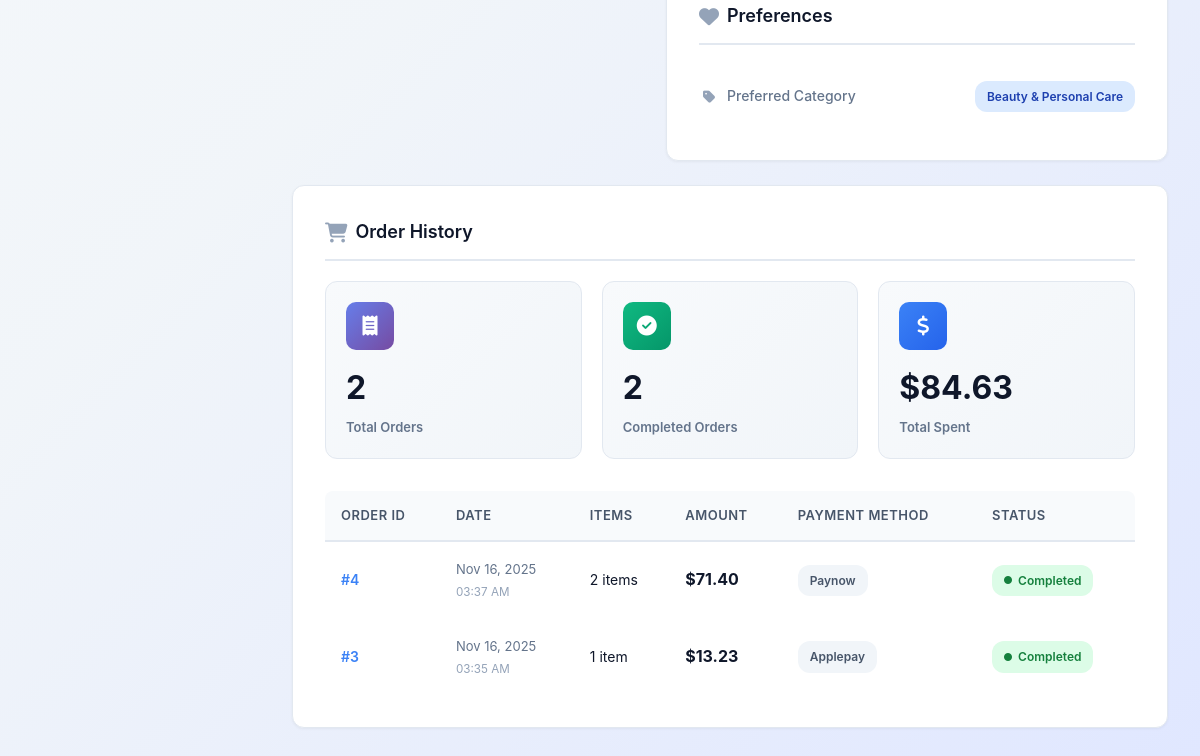
Page /adminpanel/customers/125/ (signed in, lower part) on the earlier database version.
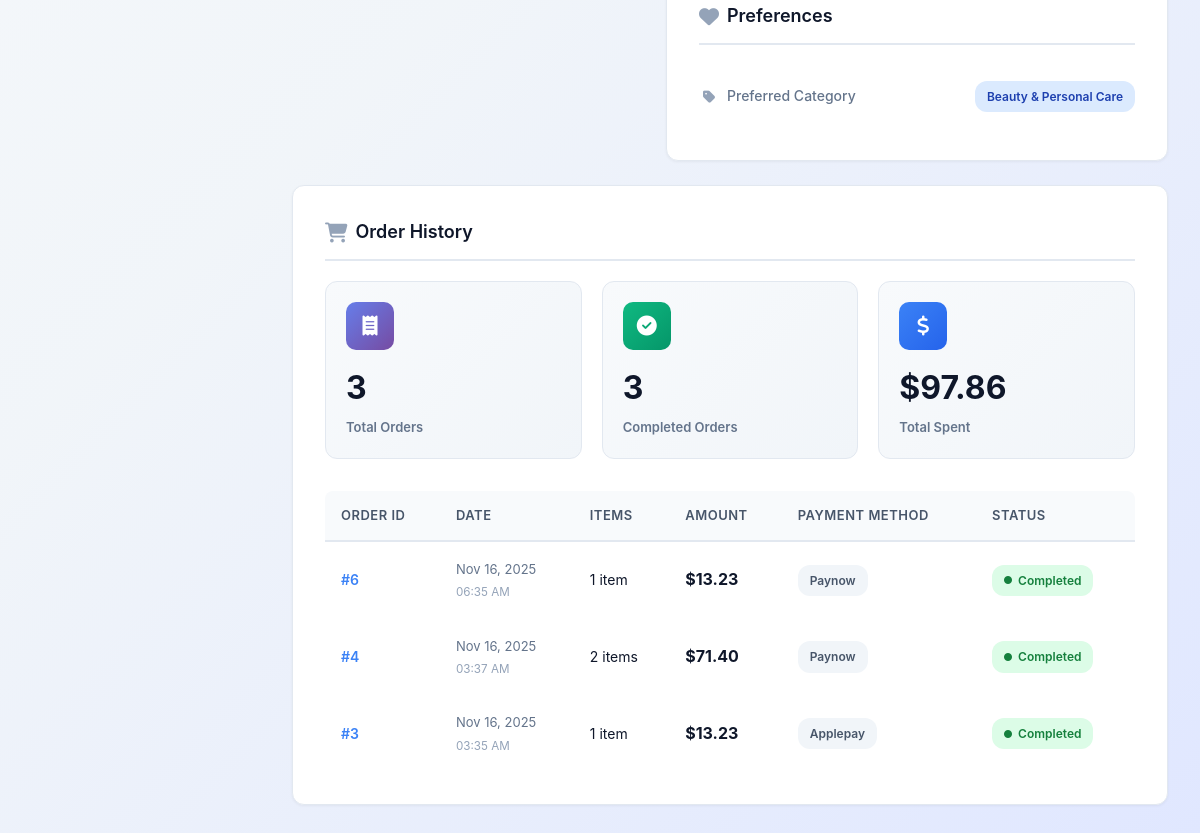
Same page on the later database version.
### storefront/models.py (models this page shows, shortened)
class Order(models.Model):
    customer = models.ForeignKey(Customer, on_delete=models.CASCADE)
    created_at = models.DateTimeField(auto_now_add=True)
    completed = models.BooleanField(default=False)
    total_amount = models.DecimalField(max_digits=10, decimal_places=2, default=0.00)
    shipping_address = models.TextField(blank=True, null=True)
    payment_method = models.CharField(max_length=50, default='card')

### adminpanel/views/customer_views.py (the view)
# urls.py: path('customers/<int:pk>/', customer_views.customer_detail, name='customer_detail'),
@login_required(login_url='adminpanel:login')
@user_passes_test(is_staff_user, login_url='adminpanel:login')
def customer_detail(request, pk):
    customer = get_object_or_404(Customer, pk=pk)
    orders = Order.objects.filter(customer=customer).order_by('-created_at')
    total_orders = orders.count()
    total_spent = orders.aggregate(total=Sum('total_amount'))['total'] or 0
    completed_orders = orders.filter(completed=True).count()
    context = {
        'customer': customer,
        'orders': orders,
        'total_orders': total_orders,
        'total_spent': total_spent,
        'completed_orders': completed_orders,
    }
    return render(request, 'adminpanel/customer/customer_detail.html', context)

### adminpanel/views/customer_views.py (called while the page is built)
def is_staff_user(user):
    return user.is_authenticated and user.is_staff

### storefront/views.py (called while the page is built)
def cart_count(request):
    cart = request.session.get('cart', {})
    total_items = sum(int(qty) for qty in cart.values())
    return {
        'cart_count': total_items
    }

### adminpanel/templates/adminpanel/customer/customer_detail.html (shortened to what this page needs)
{% extends "adminpanel/base.html" %}
{% block content %}
<div class="content-grid">
    <div class="details-card">
        <div class="section-title" style="margin-top: 32px;">
            <i class="fas fa-heart"></i>
            Preferences
        </div>
        <ul class="detail-list">
            <li class="detail-item">
                <span class="detail-label">
                    <i class="fas fa-tag"></i>
                    Preferred Category
                </span>
                <span class="detail-value">
                    {% if customer.preferred_category %}
                    <span class="badge badge-primary">{{ customer.preferred_category.name }}</span>
                    {% else %}
                    <span class="text-muted">Not specified</span>
                    {% endif %}
                </span>
            </li>
        </ul>
    </div>
</div>
<div class="orders-section">
    <div class="section-title">
        <i class="fas fa-shopping-cart"></i>
        Order History
    </div>
    <div class="stats-grid">
        <div class="stat-card">
            <div class="stat-icon purple">
                <i class="fas fa-receipt"></i>
            </div>
            <div class="stat-value">{{ total_orders }}</div>
            <div class="stat-label">Total Orders</div>
        </div>
        <div class="stat-card">
            <div class="stat-icon green">
                <i class="fas fa-check-circle"></i>
            </div>
            <div class="stat-value">{{ completed_orders }}</div>
            <div class="stat-label">Completed Orders</div>
        </div>
        <div class="stat-card">
            <div class="stat-icon blue">
                <i class="fas fa-dollar-sign"></i>
            </div>
            <div class="stat-value">${{ total_spent|floatformat:2 }}</div>
            <div class="stat-label">Total Spent</div>
        </div>
    </div>
    {% if orders %}
    <table class="orders-table">
        <thead>
            <tr>
                <th>Order ID</th>
                <th>Date</th>
                <th>Items</th>
                <th>Amount</th>
                <th>Payment Method</th>
                <th>Status</th>
            </tr>
        </thead>
        <tbody>
            {% for order in orders %}
            <tr>
                <td>
                    <span class="order-id">#{{ order.id }}</span>
                </td>
                <td>
                    <span class="order-date">{{ order.created_at|date:"M d, Y" }}</span><br>
                    <small style="color: #94a3b8;">{{ order.created_at|date:"h:i A" }}</small>
                </td>
                <td>
                    {{ order.items.count }} item{{ order.items.count|pluralize }}
                </td>
                <td>
                    <span class="order-amount">${{ order.total_amount|floatformat:2 }}</span>
                </td>
                <td>
                    <span class="badge badge-secondary">{{ order.payment_method|title }}</span>
                </td>
                <td>
                    <span class="order-status {% if order.completed %}completed{% else %}pending{% endif %}">
                        <i class="fas fa-circle"></i>
                        {% if order.completed %}Completed{% else %}Pending{% endif %}
                    </span>
                </td>
            </tr>
            {% endfor %}
        </tbody>
    </table>
    {% else %}
    <div class="empty-orders">
        <i class="fas fa-shopping-bag"></i>
        <h3>No Orders Yet</h3>
        <p>This customer hasn't placed any orders.</p>
    </div>
    {% endif %}
</div>
{% endblock %}

Differences in the rows shown:
added Order: id "6", created_at "Nov 16, 2025", created_at "06:35 AM", items.count "1", total_amount "13.23", payment_method "Paynow", completed "Completed"
Other differences:
{{ total_orders }}: "2" → "3"
{{ completed_orders }}: "2" → "3"
{{ total_spent|floatformat:2 }}: "84.63" → "97.86"
